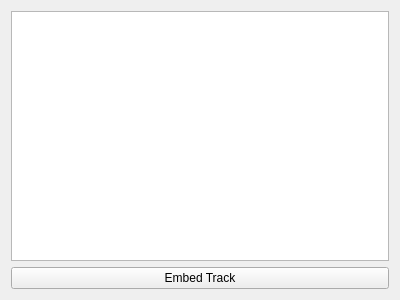
<?xml version="1.0" encoding="UTF-8"?>
<ui version="4.0">
 <class>qSectionList</class>
 <widget class="QWidget" name="qSectionList">
  <property name="geometry">
   <rect>
    <x>0</x>
    <y>0</y>
    <width>400</width>
    <height>300</height>
   </rect>
  </property>
  <property name="windowTitle">
   <string>Form</string>
  </property>
  <layout class="QGridLayout" name="gridLayout">
   <item row="2" column="0">
    <widget class="QTreeView" name="listView">
     <property name="contextMenuPolicy">
      <enum>Qt::CustomContextMenu</enum>
     </property>
    </widget>
   </item>
   <item row="3" column="0">
    <widget class="QPushButton" name="embedTrack">
     <property name="text">
      <string>Embed Track</string>
     </property>
    </widget>
   </item>
  </layout>
 </widget>
 <resources/>
 <connections/>
</ui>
